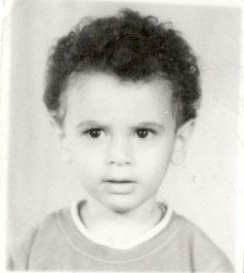
#> input picture img.jpg, 244 x 273 px, found by its file name
$ python dice.py
#> lines starting #> are read from the running program, lines starting #| are printed output that depends on the picture
from PIL import Image, ImageOps, ImageDraw
img = Image.open('E:\img.jpg')
#> img is the input picture: PIL image 244x273 RGB; mean R, G, B 200.8, 197.8, 191.4
#img.show()
img = ImageOps.grayscale(img)
#> img: PIL image 244x273 L
img = ImageOps.equalize(img)
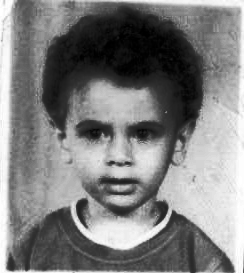
#> img: PIL image 244x273 L; min 0, max 255, mean 126.5
print(img.width)
#| 244
dicew =int(input("DiceW : "))
#> the answer given: 3
dicesize = int(img.width *1.0 / dicew)
#> dicesize = 81
#
diceh = int(img.height * 1.0 / img.width * dicew)
#> diceh = 3
print(diceh)
#| 3
nim = Image.new("L",(img.width,img.height),"white")
#> nim: PIL image 244x273 L; every value is 255
nimd = ImageDraw.Draw(nim)

for y in range(0,img.height-dicesize, dicesize):
    for x in range(0, img.width-dicesize,dicesize):
        thissectorcolor = 0
        for dicex in range (0,dicesize):
            for dicey in range(0,dicesize):
                thiscolor = img.getpixel((x+dicex, y+dicey))
                thissectorcolor += thiscolor
        #
        thissectorcolor /= (dicesize**2)
        nimd.rectangle([(x, y), (x+dicesize, y+dicesize)],int(thissectorcolor))
        #
        dicenumber = (255-thissectorcolor)* 6.0 / 255 + 1
        print(int(dicenumber),end=' ')
    print()

#nim.show()
input()
